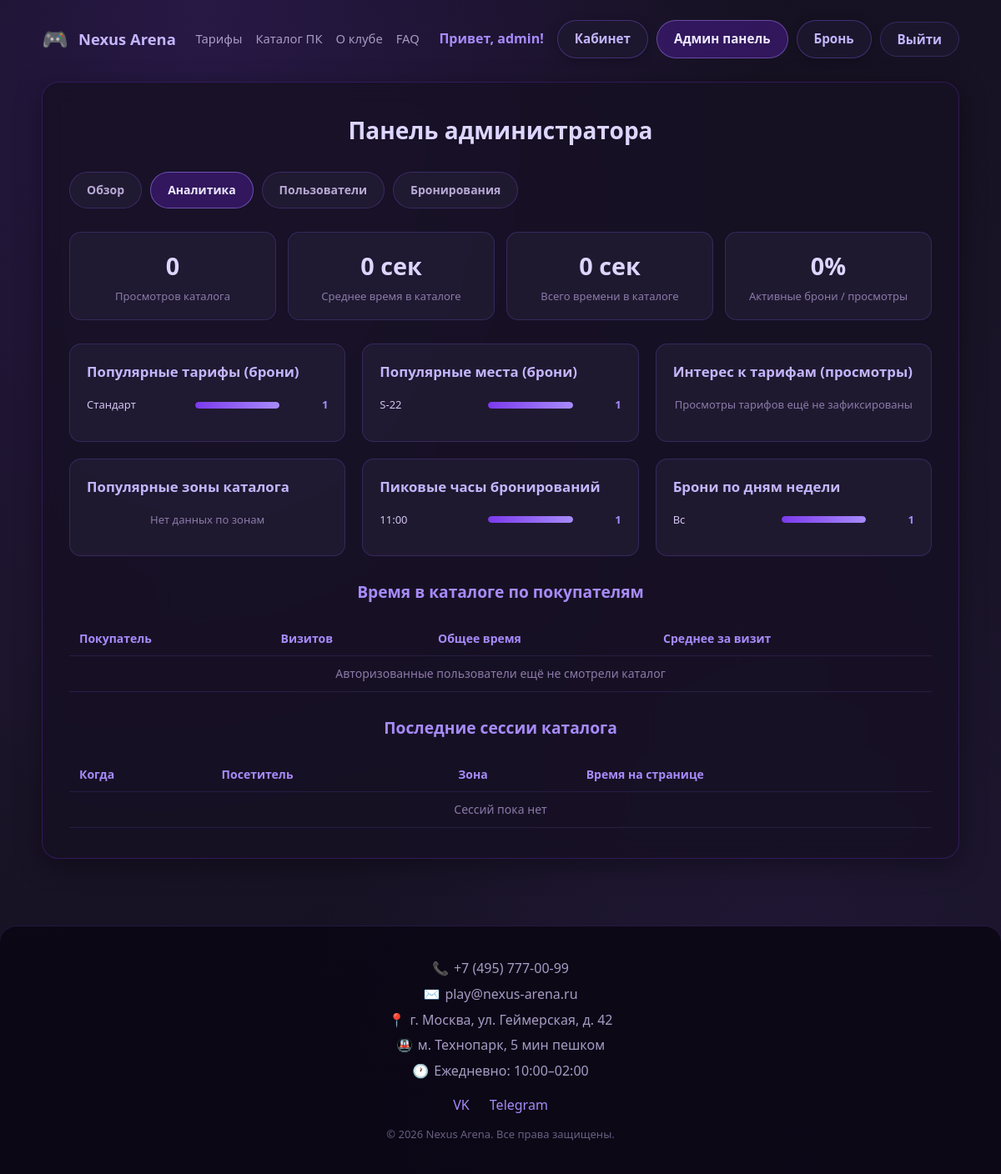
The app's page /panel/?tab=analytics (signed in) with its own data.
### main/models.py (models this page shows, shortened)
class Appointment(models.Model):
    STATUS_PENDING = 'pending'
    STATUS_CONFIRMED = 'confirmed'
    STATUS_CANCELLED = 'cancelled'
    STATUS_CHOICES = [
        (STATUS_PENDING, 'Ожидает'),
        (STATUS_CONFIRMED, 'Подтверждена'),
        (STATUS_CANCELLED, 'Отменена'),
    ]
    user = models.ForeignKey(User, on_delete=models.CASCADE, related_name='appointments')
    tariff = models.CharField('Тариф', max_length=120)
    seat = models.CharField('Место', max_length=20)
    appointment_date = models.DateField('Дата')
    appointment_time = models.TimeField('Время')
    comment = models.TextField('Комментарий', blank=True)
    status = models.CharField(
        'Статус',
        max_length=20,
        choices=STATUS_CHOICES,
        default=STATUS_PENDING,
    )
    created_at = models.DateTimeField(auto_now_add=True)
    class Meta:
        ordering = ['-appointment_date', '-appointment_time', '-created_at']

### main/views.py (the view, shortened to what this page needs)
# urls.py: path('panel/', views.admin_panel_view, name='admin_panel'),
@site_admin_required
def admin_panel_view(request):
    tab = request.GET.get("tab", "overview")
    search = (request.GET.get("q") or "").strip()
    status_filter = request.GET.get("status", "")
    users_qs = User.objects.select_related("profile").order_by("-date_joined")
    if search:
        users_qs = users_qs.filter(
            Q(username__icontains=search)
            | Q(first_name__icontains=search)
            | Q(profile__phone__icontains=search)
        )
    appointments_qs = Appointment.objects.select_related("user").order_by("-created_at")
    if tab == "appointments" and status_filter:
        appointments_qs = appointments_qs.filter(status=status_filter)
    stats = {
        "users_total": User.objects.count(),
        "users_banned": Profile.objects.filter(is_banned=True).count(),
        "admins_total": User.objects.filter(
            Q(is_superuser=True) | Q(profile__is_site_admin=True)
        ).distinct().count(),
        "appointments_total": Appointment.objects.count(),
        "appointments_pending": Appointment.objects.filter(status=Appointment.STATUS_PENDING).count(),
        "appointments_today": Appointment.objects.filter(
            appointment_date=date.today(),
        ).exclude(status=Appointment.STATUS_CANCELLED).count(),
    }
    analytics = get_analytics_context() if tab == "analytics" else None
    return render(request, "main/admin_panel.html", {
        **_club_context(),
        "tab": tab,
        "search": search,
        "status_filter": status_filter,
        "users": users_qs[:50],
        "appointments": appointments_qs[:50],
        "stats": stats,
        "analytics": analytics,
        "status_choices": Appointment.STATUS_CHOICES,
    })

### main/analytics.py (called while the page is built)
def format_duration(seconds):
    seconds = int(seconds or 0)
    if seconds < 60:
        return f"{seconds} сек"
    minutes, secs = divmod(seconds, 60)
    if minutes < 60:
        return f"{minutes} мин {secs} сек" if secs else f"{minutes} мин"
    hours, mins = divmod(minutes, 60)
    return f"{hours} ч {mins} мин"

def _add_bar_pct(items, value_key):
    max_val = max((item[value_key] for item in items), default=0)
    for item in items:
        item["bar_pct"] = round(item[value_key] / max_val * 100) if max_val else 0
    return items

### main/context_processors.py (called while the page is built)
def club_context(request):
    profile = getattr(request.user, 'profile', None) if request.user.is_authenticated else None
    is_site_admin = (
        request.user.is_authenticated
        and (request.user.is_superuser or (profile and profile.is_site_admin))
    )
    return {
        **CLUB,
        'is_site_admin': is_site_admin,
    }

### main/views.py (called while the page is built)
def _club_context():
    return {**CLUB}

### main/templates/main/admin_panel.html (shortened to what this page needs)
{% extends "main/base.html" %}
{% block content %}
<section class="section-cell section-cell--alt">
    <h1 class="section-title">Панель администратора</h1>
    <div class="admin-tabs">
        <a class="admin-tab {% if tab == 'overview' %}active{% endif %}" href="?tab=overview">Обзор</a>
        <a class="admin-tab {% if tab == 'analytics' %}active{% endif %}" href="?tab=analytics">Аналитика</a>
        <a class="admin-tab {% if tab == 'users' %}active{% endif %}" href="?tab=users">Пользователи</a>
        <a class="admin-tab {% if tab == 'appointments' %}active{% endif %}" href="?tab=appointments">Бронирования</a>
    </div>
    {% if tab == 'analytics' and analytics %}
    <div class="stats-grid">
        <div class="stat-card">
            <div class="stat-value">{{ analytics.catalog_sessions }}</div>
            <div class="stat-label">Просмотров каталога</div>
        </div>
        <div class="stat-card">
            <div class="stat-value">{{ analytics.avg_catalog_time }}</div>
            <div class="stat-label">Среднее время в каталоге</div>
        </div>
        <div class="stat-card">
            <div class="stat-value">{{ analytics.total_catalog_time }}</div>
            <div class="stat-label">Всего времени в каталоге</div>
        </div>
        <div class="stat-card">
            <div class="stat-value">{{ analytics.conversion_pct }}%</div>
            <div class="stat-label">Активные брони / просмотры</div>
        </div>
    </div>
    <div class="analytics-grid">
        <div class="analytics-block">
            <h2>Популярные тарифы (брони)</h2>
            {% for item in analytics.popular_tariffs %}
            <div class="bar-row">
                <span class="bar-label" title="{{ item.tariff }}">{{ item.tariff }}</span>
                <div class="bar-track">
                    <div class="bar-fill" style="width: {{ item.bar_pct }}%;"></div>
                </div>
                <span class="bar-value">{{ item.bookings }}</span>
            </div>
            {% empty %}
            <p class="analytics-note">Пока нет данных о бронированиях</p>
            {% endfor %}
        </div>
        <div class="analytics-block">
            <h2>Популярные места (брони)</h2>
            {% for item in analytics.popular_seats %}
            <div class="bar-row">
                <span class="bar-label">{{ item.seat }}</span>
                <div class="bar-track">
                    <div class="bar-fill" style="width: {{ item.bar_pct }}%;"></div>
                </div>
                <span class="bar-value">{{ item.bookings }}</span>
            </div>
            {% empty %}
            <p class="analytics-note">Пока нет данных о местах</p>
            {% endfor %}
        </div>
        <div class="analytics-block">
            <h2>Интерес к тарифам (просмотры)</h2>
            {% for item in analytics.tariff_views %}
            <div class="bar-row">
                <span class="bar-label" title="{{ item.tariff }}">{{ item.tariff }}</span>
                <div class="bar-track">
                    <div class="bar-fill" style="width: {{ item.bar_pct }}%;"></div>
                </div>
                <span class="bar-value">{{ item.views }}</span>
            </div>
            {% empty %}
            <p class="analytics-note">Просмотры тарифов ещё не зафиксированы</p>
            {% endfor %}
        </div>
        <div class="analytics-block">
            <h2>Популярные зоны каталога</h2>
            {% for item in analytics.zone_stats %}
            <div class="bar-row">
                <span class="bar-label">{{ item.label }}</span>
                <div class="bar-track">
                    <div class="bar-fill" style="width: {{ item.bar_pct }}%;"></div>
                </div>
                <span class="bar-value">{{ item.views }}</span>
            </div>
            {% empty %}
            <p class="analytics-note">Нет данных по зонам</p>
            {% endfor %}
        </div>
        <div class="analytics-block">
            <h2>Пиковые часы бронирований</h2>
            {% for item in analytics.peak_hours %}
            <div class="bar-row">
                <span class="bar-label">{{ item.label }}</span>
                <div class="bar-track">
                    <div class="bar-fill" style="width: {{ item.bar_pct }}%;"></div>
                </div>
                <span class="bar-value">{{ item.bookings }}</span>
            </div>
            {% empty %}
            <p class="analytics-note">Нет данных по часам</p>
            {% endfor %}
        </div>
        <div class="analytics-block">
            <h2>Брони по дням недели</h2>
            {% for item in analytics.peak_days %}
            <div class="bar-row">
                <span class="bar-label">{{ item.label }}</span>
                <div class="bar-track">
                    <div class="bar-fill" style="width: {{ item.bar_pct }}%;"></div>
                </div>
                <span class="bar-value">{{ item.bookings }}</span>
            </div>
            {% empty %}
            <p class="analytics-note">Нет данных по дням</p>
            {% endfor %}
        </div>
    </div>
    <h2 class="sub-title">Время в каталоге по покупателям</h2>
    <div class="table-wrap">
        <table class="admin-table">
            <thead>
                <tr>
                    <th>Покупатель</th>
                    <th>Визитов</th>
                    <th>Общее время</th>
                    <th>Среднее за визит</th>
                </tr>
            </thead>
            <tbody>
                {% for row in analytics.buyer_catalog_time %}
                <tr>
                    <td>
                        {{ row.user__username }}
                        {% if row.user__first_name %}<br><small style="color:#8b7aa8;">{{ row.user__first_name }}</small>{% endif %}
                    </td>
                    <td>{{ row.visits }}</td>
                    <td>{{ row.duration_display }}</td>
                    <td>{{ row.avg_display }}</td>
                </tr>
                {% empty %}
                <tr><td colspan="4" style="text-align:center; color:#8b7aa8;">Авторизованные пользователи ещё не смотрели каталог</td></tr>
                {% endfor %}
            </tbody>
        </table>
    </div>
    <h2 class="sub-title" style="margin-top: 28px;">Последние сессии каталога</h2>
    <div class="table-wrap">
        <table class="admin-table">
            <thead>
                <tr>
                    <th>Когда</th>
                    <th>Посетитель</th>
                    <th>Зона</th>
                    <th>Время на странице</th>
                </tr>
            </thead>
            <tbody>
                {% for s in analytics.recent_sessions %}
                <tr>
                    <td>{{ s.started_at|date:"d.m.Y H:i" }}</td>
                    <td>{% if s.user %}{{ s.user.username }}{% else %}<span style="color:#8b7aa8;">Гость</span>{% endif %}</td>
                    <td>{{ s.zone }}</td>
                    <td>{{ s.duration_display }}</td>
                </tr>
                {% empty %}
                <tr><td colspan="4" style="text-align:center; color:#8b7aa8;">Сессий пока нет</td></tr>
                {% endfor %}
            </tbody>
        </table>
    </div>
    {% endif %}
</section>
{% endblock %}

### main/templates/main/base.html (shortened to what this page needs)
<!DOCTYPE html>
<html lang="ru">
<head>
</head>
<body>
    <div class="page-wrap">
        <header class="site-header">
            <a class="logo-link" href="{% url 'index' %}">
                <span>🎮</span>
                {{ club_name }}
            </a>
            <nav class="main-nav">
                <a href="{% url 'index' %}#tariffs">Тарифы</a>
                <a href="{% url 'catalog' %}">Каталог ПК</a>
                <a href="{% url 'index' %}#about">О клубе</a>
                <a href="{% url 'index' %}#faq">FAQ</a>
            </nav>
            <nav class="auth-nav">
                {% if user.is_authenticated %}
                    <span class="auth-user">Привет, {{ user.first_name|default:user.username }}!</span>
                    <a class="auth-btn auth-btn--login" href="{% url 'profile' %}">Кабинет</a>
                    {% if is_site_admin %}
                        <a class="auth-btn auth-btn--admin" href="{% url 'admin_panel' %}">Админ панель</a>
                    {% endif %}
                    <a class="auth-btn auth-btn--login" href="{% url 'appointment' %}">Бронь</a>
                    <form method="post" action="{% url 'logout' %}" style="display:inline; margin:0;">
                        <button type="submit" class="auth-btn auth-btn--logout">Выйти</button>
                    </form>
                {% else %}
                    <a class="auth-btn auth-btn--login" href="{% url 'login' %}">Вход</a>
                    <a class="auth-btn auth-btn--register" href="{% url 'register' %}">Регистрация</a>
                {% endif %}
            </nav>
        </header>
        {% block content %}{% endblock %}
    </div>
    {% block footer %}
    <footer class="footer">
        <p><span class="footer-icon">📞</span>{{ phone }}</p>
        <p><span class="footer-icon">✉️</span>{{ email }}</p>
        <p><span class="footer-icon">📍</span>{{ address }}</p>
        <p><span class="footer-icon">🚇</span>{{ metro }}</p>
        <p><span class="footer-icon">🕐</span>{{ work_hours }}</p>
        <p style="margin-top: 16px;">
            <a href="{{ social_vk }}" style="color: #a78bfa; margin: 0 10px;" target="_blank" rel="noopener">VK</a>
            <a href="{{ social_tg }}" style="color: #a78bfa; margin: 0 10px;" target="_blank" rel="noopener">Telegram</a>
        </p>
        <p style="font-size: 13px; color: #6b5f82; margin-top: 12px;">© {% now "Y" %} {{ club_name }}. Все права защищены.</p>
    </footer>
    {% endblock %}
</body>
</html>

### main/templates/main/base.html (style rules this page uses)
* { box-sizing: border-box; }
body { margin: 0; font-family: "Segoe UI", Tahoma, Arial, sans-serif; background: #14101f; background-image: radial-gradient(ellipse at 20% 0%, rgba(124, 58, 237, 0.18) 0%, transparent 50%), radial-gradient(ellipse at 80% 100%, rgba(139, 92, 246, 0.12) 0%, transparent 45%), linear-gradient(165deg, #14101f 0%, #1a1428 50%, #120e1c 100%); background-attachment: fixed; color: #e8e0f5; line-height: 1.55; min-height: 100vh; }
a { color: inherit; text-decoration: none; }
.page-wrap { max-width: 1140px; margin: 0 auto; padding: 24px 20px 48px; }
.site-header { display: flex; align-items: center; justify-content: space-between; flex-wrap: wrap; gap: 16px; margin-bottom: 28px; }
.logo-link { display: flex; align-items: center; gap: 12px; font-weight: 700; font-size: 1.15rem; color: #c4b5fd; }
.logo-link span { font-size: 1.6rem; }
.auth-nav { display: flex; align-items: center; flex-wrap: wrap; gap: 10px; }
.auth-user { color: #a78bfa; font-weight: 600; margin-right: 6px; }
.auth-btn { display: inline-block; padding: 10px 20px; border-radius: 999px; font-size: 0.95rem; font-weight: 600; transition: transform 0.15s, box-shadow 0.2s, background 0.2s; }
.auth-btn--login { background: rgba(30, 24, 48, 0.85); color: #c4b5fd; border: 1px solid rgba(139, 92, 246, 0.35); box-shadow: 0 2px 12px rgba(0, 0, 0, 0.25); }
.auth-btn--logout { background: rgba(30, 24, 48, 0.85); color: #c4b5fd; border: 1px solid rgba(139, 92, 246, 0.25); cursor: pointer; font-family: inherit; }
.auth-btn--admin { background: rgba(76, 29, 149, 0.5); color: #ede9fe; border: 1px solid rgba(167, 139, 250, 0.45); }
.main-nav { display: flex; flex-wrap: wrap; gap: 8px 16px; align-items: center; }
.main-nav a { color: #a89bc4; font-size: 0.92rem; font-weight: 500; transition: color 0.15s; }
.section-cell { background: rgba(26, 20, 40, 0.75); backdrop-filter: blur(12px); border: 1px solid rgba(139, 92, 246, 0.2); border-radius: 20px; padding: 36px 32px; margin-bottom: 24px; box-shadow: 0 8px 32px rgba(0, 0, 0, 0.35); }
.section-cell--alt { background: rgba(22, 17, 36, 0.82); border-color: rgba(124, 58, 237, 0.25); }
.section-title { text-align: center; margin: 0 0 28px; font-size: 1.75rem; color: #ddd6fe; }
.sub-title { text-align: center; margin: 0 0 20px; font-size: 1.2rem; color: #a78bfa; }
.footer { background: rgba(12, 8, 22, 0.95); color: #a89bc4; padding: 32px 20px; text-align: center; border-radius: 20px 20px 0 0; margin-top: 8px; border-top: 1px solid rgba(139, 92, 246, 0.2); }
.footer p { margin: 6px 0; }
.footer-icon { margin-right: 6px; }

### records on screen
Appointment: tariff "Стандарт", {{ item.bar_pct }} 100 (drawn), bookings "1"

### other values on screen
{{ club_name }} "Nexus Arena"
{{ user.first_name|default:user.username }} "admin"
{{ analytics.catalog_sessions }} "0"
{{ analytics.avg_catalog_time }} "0 сек"
{{ analytics.total_catalog_time }} "0 сек"
{{ analytics.conversion_pct }} "0"
{{ item.seat }} "S-22"
{{ item.bookings }} "1"
{{ item.label }} "11:00"
{{ item.label }} "Вс"
{{ phone }} "+7 (495) 777-00-99"
{{ email }} "play@nexus-arena.ru"
{{ address }} "г. Москва, ул. Геймерская, д. 42"
{{ metro }} "м. Технопарк, 5 мин пешком"
{{ work_hours }} "Ежедневно: 10:00–02:00"
